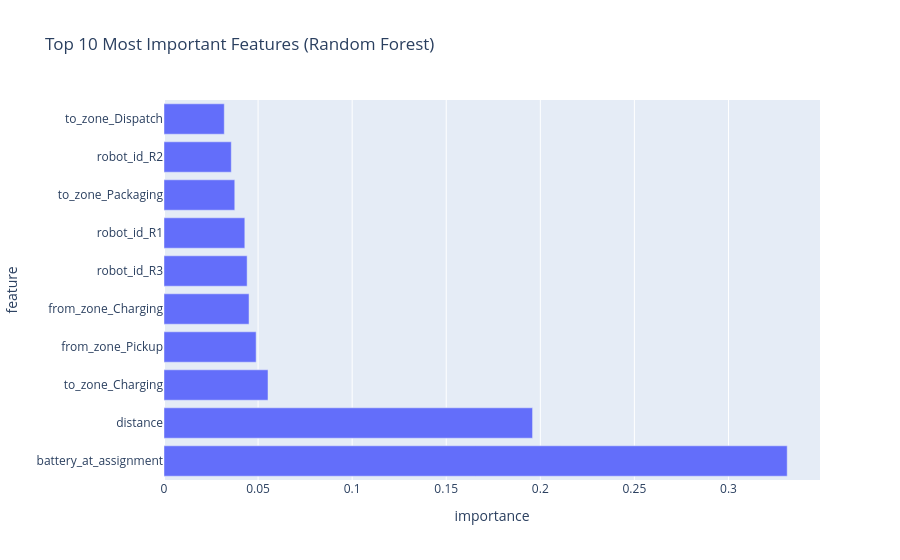

This figure's notebook cell:
### Code cell
importance_df = pd.DataFrame({
    "feature": X_train.columns,
    "importance": rf.feature_importances_
}).sort_values("importance", ascending=False).head(10)

fig = px.bar(
    importance_df, x="importance", y="feature", orientation="h",
    title="Top 10 Most Important Features (Random Forest)",
)
fig.show()

### Figure 1 — Plotly figure (JSON) as saved in the notebook; plotly's stock layout.template omitted (floating-point values rounded to 4 significant figures)
{"data": [{"hovertemplate": "importance=%{x}<br>feature=%{y}<extra></extra>", "legendgroup": "", "marker": {"color": "#636efa", "pattern": {"shape": ""}}, "name": "", "orientation": "h", "showlegend": false, "textposition": "auto", "type": "bar", "x": [0.3312, 0.1959, 0.05528, 0.04896, 0.04519, 0.04418, 0.04296, 0.03761, 0.03576, 0.03204], "xaxis": "x", "y": ["battery_at_assignment", "distance", "to_zone_Charging", "from_zone_Pickup", "from_zone_Charging", "robot_id_R3", "robot_id_R1", "to_zone_Packaging", "robot_id_R2", "to_zone_Dispatch"], "yaxis": "y"}], "layout": {"barmode": "relative", "legend": {"tracegroupgap": 0}, "title": {"text": "Top 10 Most Important Features (Random Forest)"}, "xaxis": {"anchor": "y", "domain": [0, 1], "title": {"text": "importance"}}, "yaxis": {"anchor": "x", "domain": [0, 1], "title": {"text": "feature"}}}}
